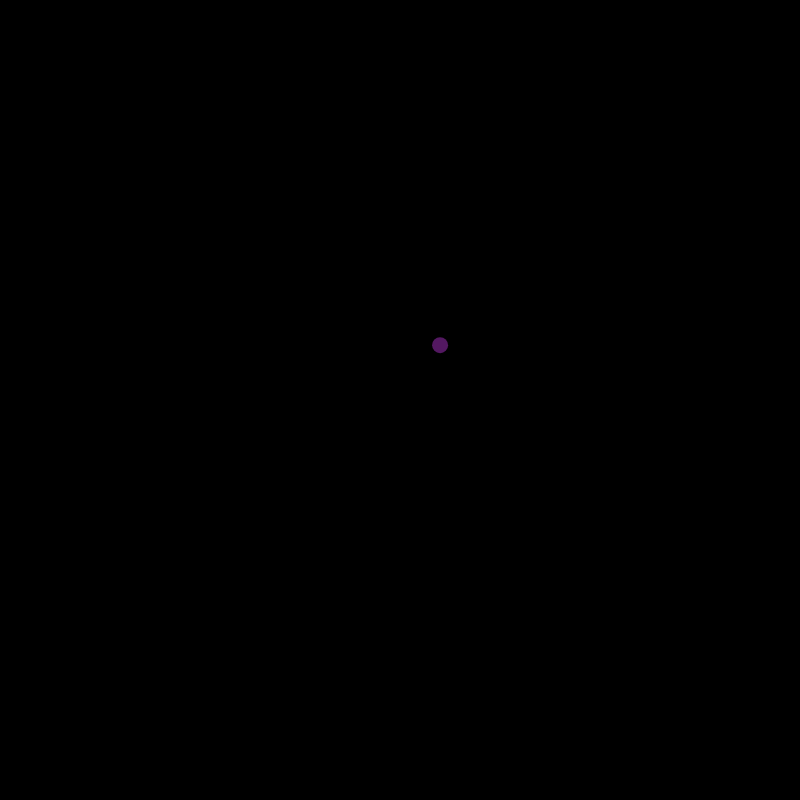
Frame 1 (no input)
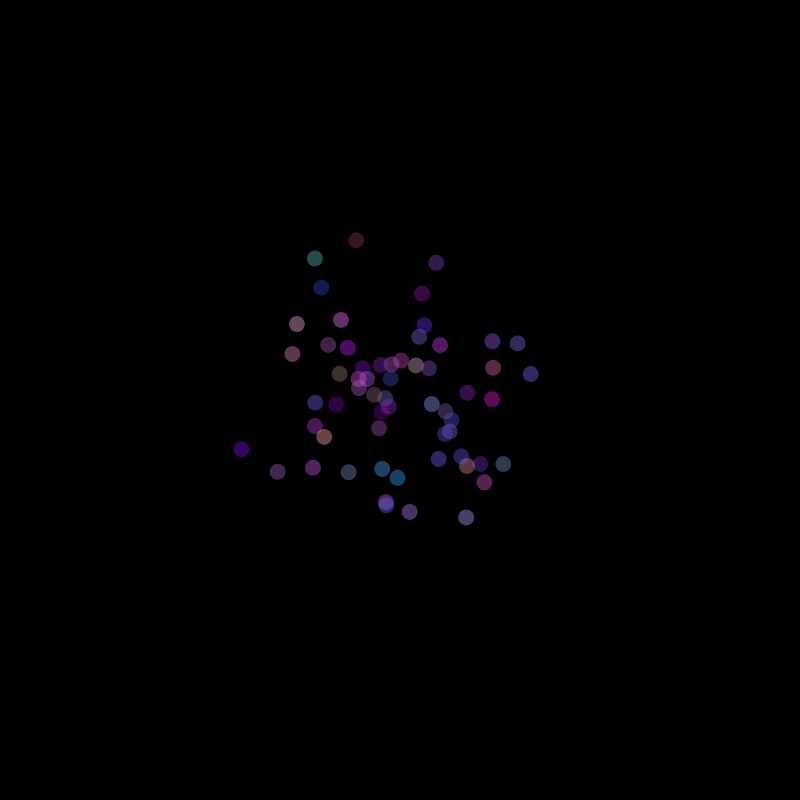
Frame 60 (no input)
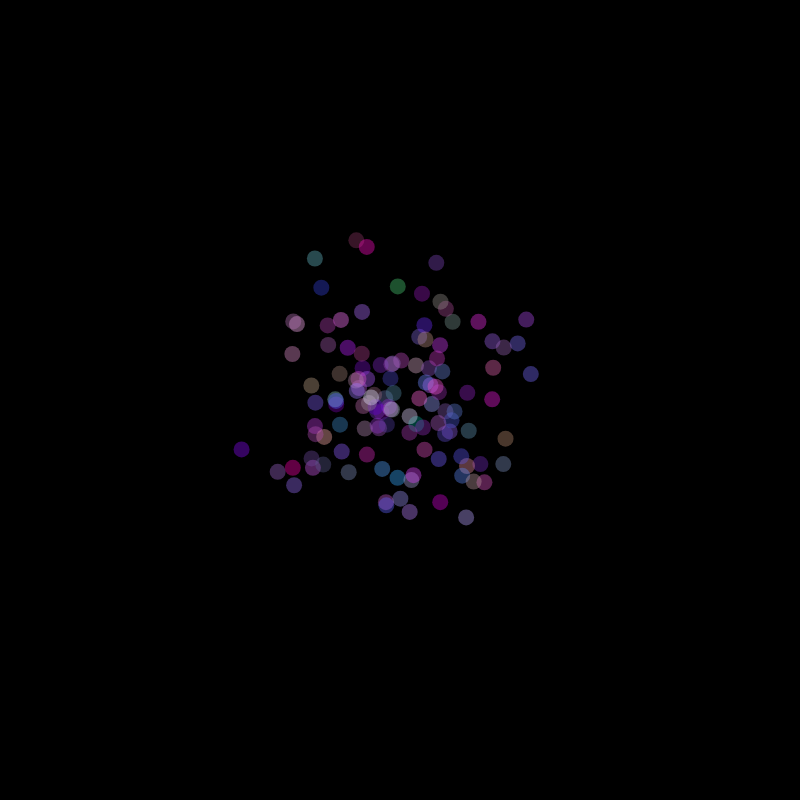
Frame 120 (the mouse pressed at the canvas centre since frame 60)

The p5.js sketch that drew these frames (run headless with seeded random() and noise() and a simulated clock; from frame 60 on, the mouse is pressed at the canvas centre):

// p5.js sketch
// ── sketch.js
let slider;

function setup() {
  createCanvas(800, 800);
  background(0);

  // Slider pour ajuster l'écart type (standard deviation : sd)
  // min: 10, max: 150, valeur initiale: 60, pas: 1
  slider = createSlider(10, 150, 60, 1); 
  slider.position(10, height + 10);
}

function draw() {
  
  let meanX = width / 2;
  let meanY = height / 2;
  let sd = slider.value();  // On récupère l'écart-type depuis le slider
  
  let x = randomGaussian(meanX, sd);
  let y = randomGaussian(meanY, sd);
  
  // Génération des couleurs
  let r = constrain(randomGaussian(150, 50), 0, 255);
  let g = constrain(randomGaussian(100, 50), 0, 255);
  let b = constrain(randomGaussian(200, 50), 0, 255);
  
  noStroke();
  fill(r, g, b, 100);
  circle(x, y, 16);
  
}
